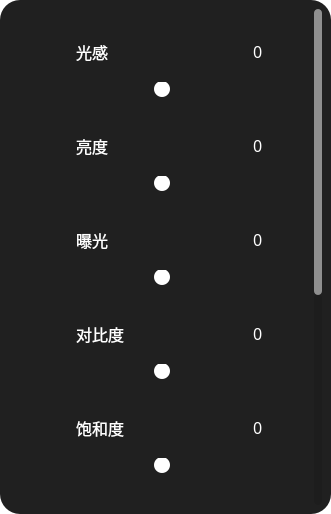
<?xml version="1.0" encoding="UTF-8"?>
<ui version="4.0">
 <class>Form</class>
 <widget class="QWidget" name="Form">
  <property name="geometry">
   <rect>
    <x>0</x>
    <y>0</y>
    <width>331</width>
    <height>514</height>
   </rect>
  </property>
  <property name="windowTitle">
   <string>Form</string>
  </property>
  <property name="styleSheet">
   <string notr="true">background-color: transparent;;</string>
  </property>
  <layout class="QHBoxLayout" name="horizontalLayout">
   <property name="leftMargin">
    <number>0</number>
   </property>
   <property name="topMargin">
    <number>0</number>
   </property>
   <property name="rightMargin">
    <number>0</number>
   </property>
   <property name="bottomMargin">
    <number>0</number>
   </property>
   <item>
    <widget class="QWidget" name="widget_adjust" native="true">
     <property name="styleSheet">
      <string notr="true">QWidget{
	border-radius:20px;
	background-color: rgb(32, 32, 32);
}
QScrollBar:horizontal{
    height:8px;
    background:rgba(0,0,0,0%);
border-radius:4px;

}
QScrollBar::handle:horizontal{
    background:rgba(255,255,255,50%);
border-radius:4px;
}
QScrollBar::handle:horizontal:hover{
    background:rgba(255,255,255,100%);
    min-width:0;
}
QScrollBar::add-line:horizontal{
    height:0px;width:0px;

}
QScrollBar::sub-line:horizontal{
    height:0px;width:0px;

}
QScrollBar::add-line:horizontal:hover{
    height:0px;width:0px;

}
QScrollBar::sub-line:horizontal:hover{
    height:0px;width:0px;

}
QScrollBar::add-page:horizontal,QScrollBar::sub-page:horizontal
{
    background:rgba(0,0,0,10%);
    border-radius:4px;
}

QScrollBar:vertical{
    width:8px;
    background:rgba(0,0,0,0%);

}
QScrollBar::handle:vertical{
    width:0px;
    background:rgba(255,255,255,50%);
    border-radius:4px;
}
QScrollBar::handle:vertical:hover{
    width:0px;
    background:rgba(255,255,255,100%);
    border-radius:4px;
    min-width:20;
}
QScrollBar::add-line:vertical{
    height:0px;width:0px;

}
QScrollBar::sub-line:vertical{
    height:0px;width:0px;

}
QScrollBar::add-line:vertical:hover{
    height:0px;width:0px;

}
QScrollBar::sub-line:vertical:hover{
    height:0px;width:0px;

}
QScrollBar::add-page:vertical,QScrollBar::sub-page:vertical
{
    background:rgba(0,0,0,10%);
    border-radius:4px;
}

 
 
QSlider::add-page:horizontal {
    background-color: qlineargradient(spread: pad, x1: 0, y1: 1, x2: 1, y2: 1,
                                      stop: 0 rgb(100, 100, 100),
                                      stop: 1 rgb(255, 78, 0,));
    border-radius: 4px;
}

QSlider::sub-page:horizontal {
	background-color: qlineargradient(spread: pad, x1: 0, y1: 1, x2: 1, y2: 1,
                                      stop: 0 rgb(51, 151, 255),
                                      stop: 1 rgb(100, 100, 100));
    border-radius: 4px;
}

QSlider::groove:horizontal {
    background: transparent;
    height: 8px;
}

QSlider::handle:horizontal {
    width: 16px;
    height: 18px;
    margin: -4px 0px -4px 0px;
    border-radius: 8px;
    background: white;
}
</string>
     </property>
     <layout class="QHBoxLayout" name="horizontalLayout_18">
      <item>
       <widget class="QScrollArea" name="scrollArea">
        <property name="styleSheet">
         <string notr="true">QScrollArea{
	background-color: transparent;
}</string>
        </property>
        <property name="verticalScrollBarPolicy">
         <enum>Qt::ScrollBarAsNeeded</enum>
        </property>
        <property name="widgetResizable">
         <bool>true</bool>
        </property>
        <widget class="QWidget" name="scrollAreaWidgetContents">
         <property name="geometry">
          <rect>
           <x>0</x>
           <y>0</y>
           <width>301</width>
           <height>870</height>
          </rect>
         </property>
         <layout class="QVBoxLayout" name="verticalLayout_15">
          <item>
           <widget class="QWidget" name="widget_light" native="true">
            <property name="minimumSize">
             <size>
              <width>0</width>
              <height>88</height>
             </size>
            </property>
            <property name="maximumSize">
             <size>
              <width>16777215</width>
              <height>88</height>
             </size>
            </property>
            <layout class="QVBoxLayout" name="verticalLayout_4">
             <item>
              <layout class="QHBoxLayout" name="horizontalLayout_light" stretch="1,4,1">
               <item>
                <widget class="QLabel" name="label_image_light">
                 <property name="minimumSize">
                  <size>
                   <width>30</width>
                   <height>30</height>
                  </size>
                 </property>
                 <property name="styleSheet">
                  <string notr="true">image:url(:/images/icon/bright_light_control_shine_icon.svg)</string>
                 </property>
                 <property name="text">
                  <string/>
                 </property>
                </widget>
               </item>
               <item>
                <widget class="QLabel" name="label_text_light">
                 <property name="minimumSize">
                  <size>
                   <width>90</width>
                   <height>30</height>
                  </size>
                 </property>
                 <property name="font">
                  <font>
                   <family>黑体</family>
                   <pointsize>12</pointsize>
                   <weight>50</weight>
                   <italic>false</italic>
                   <bold>false</bold>
                   <stylestrategy>PreferAntialias</stylestrategy>
                  </font>
                 </property>
                 <property name="styleSheet">
                  <string notr="true">QLabel{
	color:rgb(255, 255, 255);
}</string>
                 </property>
                 <property name="text">
                  <string>光感</string>
                 </property>
                </widget>
               </item>
               <item>
                <widget class="QLabel" name="label_light_perception">
                 <property name="minimumSize">
                  <size>
                   <width>0</width>
                   <height>0</height>
                  </size>
                 </property>
                 <property name="font">
                  <font>
                   <family>黑体</family>
                   <pointsize>12</pointsize>
                   <weight>50</weight>
                   <italic>false</italic>
                   <bold>false</bold>
                   <stylestrategy>PreferAntialias</stylestrategy>
                  </font>
                 </property>
                 <property name="styleSheet">
                  <string notr="true">QLabel{
	color:rgb(255, 255, 255);
}</string>
                 </property>
                 <property name="text">
                  <string>0</string>
                 </property>
                </widget>
               </item>
              </layout>
             </item>
             <item>
              <widget class="QSlider" name="horizontalSlider_light_perception">
               <property name="styleSheet">
                <string notr="true"/>
               </property>
               <property name="minimum">
                <number>-100</number>
               </property>
               <property name="maximum">
                <number>100</number>
               </property>
               <property name="orientation">
                <enum>Qt::Horizontal</enum>
               </property>
              </widget>
             </item>
            </layout>
           </widget>
          </item>
          <item>
           <widget class="QWidget" name="widget_brightness" native="true">
            <property name="minimumSize">
             <size>
              <width>0</width>
              <height>88</height>
             </size>
            </property>
            <property name="maximumSize">
             <size>
              <width>16777215</width>
              <height>88</height>
             </size>
            </property>
            <layout class="QVBoxLayout" name="verticalLayout_5">
             <item>
              <layout class="QHBoxLayout" name="horizontalLayout_brightness" stretch="1,4,1">
               <item>
                <widget class="QLabel" name="label_image_brightness">
                 <property name="minimumSize">
                  <size>
                   <width>30</width>
                   <height>30</height>
                  </size>
                 </property>
                 <property name="styleSheet">
                  <string notr="true">image:url(:/images/icon/brightness_light_icon.svg)</string>
                 </property>
                 <property name="text">
                  <string/>
                 </property>
                </widget>
               </item>
               <item>
                <widget class="QLabel" name="label_text_brightness">
                 <property name="minimumSize">
                  <size>
                   <width>90</width>
                   <height>30</height>
                  </size>
                 </property>
                 <property name="font">
                  <font>
                   <family>黑体</family>
                   <pointsize>12</pointsize>
                   <weight>50</weight>
                   <italic>false</italic>
                   <bold>false</bold>
                   <stylestrategy>PreferAntialias</stylestrategy>
                  </font>
                 </property>
                 <property name="styleSheet">
                  <string notr="true">QLabel{
	color:rgb(255, 255, 255);
}</string>
                 </property>
                 <property name="text">
                  <string>亮度</string>
                 </property>
                </widget>
               </item>
               <item>
                <widget class="QLabel" name="label_brightness">
                 <property name="font">
                  <font>
                   <family>黑体</family>
                   <pointsize>12</pointsize>
                   <weight>50</weight>
                   <italic>false</italic>
                   <bold>false</bold>
                   <stylestrategy>PreferAntialias</stylestrategy>
                  </font>
                 </property>
                 <property name="styleSheet">
                  <string notr="true">QLabel{
	color:rgb(255, 255, 255);
}</string>
                 </property>
                 <property name="text">
                  <string>0</string>
                 </property>
                </widget>
               </item>
              </layout>
             </item>
             <item>
              <widget class="QSlider" name="horizontalSlider_brightness">
               <property name="styleSheet">
                <string notr="true"/>
               </property>
               <property name="minimum">
                <number>-100</number>
               </property>
               <property name="maximum">
                <number>100</number>
               </property>
               <property name="orientation">
                <enum>Qt::Horizontal</enum>
               </property>
              </widget>
             </item>
            </layout>
           </widget>
          </item>
          <item>
           <widget class="QWidget" name="widget_exposure" native="true">
            <property name="minimumSize">
             <size>
              <width>0</width>
              <height>88</height>
             </size>
            </property>
            <property name="maximumSize">
             <size>
              <width>16777215</width>
              <height>88</height>
             </size>
            </property>
            <layout class="QVBoxLayout" name="verticalLayout_14">
             <item>
              <layout class="QHBoxLayout" name="horizontalLayout_exposure" stretch="1,4,1">
               <item>
                <widget class="QLabel" name="label_image_exposure">
                 <property name="minimumSize">
                  <size>
                   <width>30</width>
                   <height>30</height>
                  </size>
                 </property>
                 <property name="styleSheet">
                  <string notr="true">image:url(:/images/icon/exposure_icon.svg)</string>
                 </property>
                 <property name="text">
                  <string/>
                 </property>
                </widget>
               </item>
               <item>
                <widget class="QLabel" name="label_text_exposure">
                 <property name="minimumSize">
                  <size>
                   <width>90</width>
                   <height>30</height>
                  </size>
                 </property>
                 <property name="font">
                  <font>
                   <family>黑体</family>
                   <pointsize>12</pointsize>
                   <weight>50</weight>
                   <italic>false</italic>
                   <bold>false</bold>
                   <stylestrategy>PreferAntialias</stylestrategy>
                  </font>
                 </property>
                 <property name="styleSheet">
                  <string notr="true">QLabel{
	color:rgb(255, 255, 255);
}</string>
                 </property>
                 <property name="text">
                  <string>曝光</string>
                 </property>
                </widget>
               </item>
               <item>
                <widget class="QLabel" name="label_exposure">
                 <property name="font">
                  <font>
                   <family>黑体</family>
                   <pointsize>12</pointsize>
                   <weight>50</weight>
                   <italic>false</italic>
                   <bold>false</bold>
                   <stylestrategy>PreferAntialias</stylestrategy>
                  </font>
                 </property>
                 <property name="styleSheet">
                  <string notr="true">QLabel{
	color:rgb(255, 255, 255);
}</string>
                 </property>
                 <property name="text">
                  <string>0</string>
                 </property>
                </widget>
               </item>
              </layout>
             </item>
             <item>
              <widget class="QSlider" name="horizontalSlider_exposure">
               <property name="styleSheet">
                <string notr="true"/>
               </property>
               <property name="minimum">
                <number>-100</number>
               </property>
               <property name="maximum">
                <number>100</number>
               </property>
               <property name="orientation">
                <enum>Qt::Horizontal</enum>
               </property>
              </widget>
             </item>
            </layout>
           </widget>
          </item>
          <item>
           <widget class="QWidget" name="widget_contrast" native="true">
            <property name="minimumSize">
             <size>
              <width>0</width>
              <height>88</height>
             </size>
            </property>
            <property name="maximumSize">
             <size>
              <width>16777215</width>
              <height>88</height>
             </size>
            </property>
            <layout class="QVBoxLayout" name="verticalLayout_13">
             <item>
              <layout class="QHBoxLayout" name="horizontalLayout_contrast" stretch="1,4,1">
               <item>
                <widget class="QLabel" name="label_image_contrast">
                 <property name="minimumSize">
                  <size>
                   <width>30</width>
                   <height>30</height>
                  </size>
                 </property>
                 <property name="styleSheet">
                  <string notr="true">image:url(:/images/icon/contrast_brightness_setting_icon.svg)</string>
                 </property>
                 <property name="text">
                  <string/>
                 </property>
                </widget>
               </item>
               <item>
                <widget class="QLabel" name="label_text_contrast">
                 <property name="minimumSize">
                  <size>
                   <width>90</width>
                   <height>30</height>
                  </size>
                 </property>
                 <property name="font">
                  <font>
                   <family>黑体</family>
                   <pointsize>12</pointsize>
                   <weight>50</weight>
                   <italic>false</italic>
                   <bold>false</bold>
                   <stylestrategy>PreferAntialias</stylestrategy>
                  </font>
                 </property>
                 <property name="styleSheet">
                  <string notr="true">QLabel{
	color:rgb(255, 255, 255);
}</string>
                 </property>
                 <property name="text">
                  <string>对比度</string>
                 </property>
                </widget>
               </item>
               <item>
                <widget class="QLabel" name="label_contrast">
                 <property name="font">
                  <font>
                   <family>黑体</family>
                   <pointsize>12</pointsize>
                   <weight>50</weight>
                   <italic>false</italic>
                   <bold>false</bold>
                   <stylestrategy>PreferAntialias</stylestrategy>
                  </font>
                 </property>
                 <property name="styleSheet">
                  <string notr="true">QLabel{
	color:rgb(255, 255, 255);
}</string>
                 </property>
                 <property name="text">
                  <string>0</string>
                 </property>
                </widget>
               </item>
              </layout>
             </item>
             <item>
              <widget class="QSlider" name="horizontalSlider_contrast">
               <property name="styleSheet">
                <string notr="true"/>
               </property>
               <property name="minimum">
                <number>-100</number>
               </property>
               <property name="maximum">
                <number>100</number>
               </property>
               <property name="orientation">
                <enum>Qt::Horizontal</enum>
               </property>
              </widget>
             </item>
            </layout>
           </widget>
          </item>
          <item>
           <widget class="QWidget" name="widget_saturation" native="true">
            <property name="minimumSize">
             <size>
              <width>0</width>
              <height>88</height>
             </size>
            </property>
            <property name="maximumSize">
             <size>
              <width>16777215</width>
              <height>88</height>
             </size>
            </property>
            <layout class="QVBoxLayout" name="verticalLayout_12">
             <item>
              <layout class="QHBoxLayout" name="horizontalLayout_saturation" stretch="1,4,1">
               <item>
                <widget class="QLabel" name="label_image_saturation">
                 <property name="minimumSize">
                  <size>
                   <width>30</width>
                   <height>30</height>
                  </size>
                 </property>
                 <property name="styleSheet">
                  <string notr="true">image:url(:/images/icon/bx_tone_icon.svg)</string>
                 </property>
                 <property name="text">
                  <string/>
                 </property>
                </widget>
               </item>
               <item>
                <widget class="QLabel" name="label_text_saturation">
                 <property name="minimumSize">
                  <size>
                   <width>90</width>
                   <height>30</height>
                  </size>
                 </property>
                 <property name="font">
                  <font>
                   <family>黑体</family>
                   <pointsize>12</pointsize>
                   <weight>50</weight>
                   <italic>false</italic>
                   <bold>false</bold>
                   <stylestrategy>PreferAntialias</stylestrategy>
                  </font>
                 </property>
                 <property name="styleSheet">
                  <string notr="true">QLabel{
	color:rgb(255, 255, 255);
}</string>
                 </property>
                 <property name="text">
                  <string>饱和度</string>
                 </property>
                </widget>
               </item>
               <item>
                <widget class="QLabel" name="label_saturation">
                 <property name="font">
                  <font>
                   <family>黑体</family>
                   <pointsize>12</pointsize>
                   <weight>50</weight>
                   <italic>false</italic>
                   <bold>false</bold>
                   <stylestrategy>PreferAntialias</stylestrategy>
                  </font>
                 </property>
                 <property name="styleSheet">
                  <string notr="true">QLabel{
	color:rgb(255, 255, 255);
}</string>
                 </property>
                 <property name="text">
                  <string>0</string>
                 </property>
                </widget>
               </item>
              </layout>
             </item>
             <item>
              <widget class="QSlider" name="horizontalSlider_saturation">
               <property name="styleSheet">
                <string notr="true"/>
               </property>
               <property name="minimum">
                <number>-100</number>
               </property>
               <property name="maximum">
                <number>100</number>
               </property>
               <property name="orientation">
                <enum>Qt::Horizontal</enum>
               </property>
              </widget>
             </item>
            </layout>
           </widget>
          </item>
          <item>
           <widget class="QWidget" name="widget_sharp" native="true">
            <property name="minimumSize">
             <size>
              <width>0</width>
              <height>88</height>
             </size>
            </property>
            <property name="maximumSize">
             <size>
              <width>16777215</width>
              <height>88</height>
             </size>
            </property>
            <layout class="QVBoxLayout" name="verticalLayout_11">
             <item>
              <layout class="QHBoxLayout" name="horizontalLayout_sharp" stretch="1,4,1">
               <item>
                <widget class="QLabel" name="label_image_sharp">
                 <property name="minimumSize">
                  <size>
                   <width>30</width>
                   <height>30</height>
                  </size>
                 </property>
                 <property name="styleSheet">
                  <string notr="true">image:url(:/images/icon/triangle_outline_icon.svg)</string>
                 </property>
                 <property name="text">
                  <string/>
                 </property>
                </widget>
               </item>
               <item>
                <widget class="QLabel" name="label_text_sharp">
                 <property name="minimumSize">
                  <size>
                   <width>90</width>
                   <height>30</height>
                  </size>
                 </property>
                 <property name="font">
                  <font>
                   <family>黑体</family>
                   <pointsize>12</pointsize>
                   <weight>50</weight>
                   <italic>false</italic>
                   <bold>false</bold>
                   <stylestrategy>PreferAntialias</stylestrategy>
                  </font>
                 </property>
                 <property name="styleSheet">
                  <string notr="true">QLabel{
	color:rgb(255, 255, 255);
}</string>
                 </property>
                 <property name="text">
                  <string>锐化</string>
                 </property>
                </widget>
               </item>
               <item>
                <widget class="QLabel" name="label_sharp">
                 <property name="font">
                  <font>
                   <family>黑体</family>
                   <pointsize>12</pointsize>
                   <weight>50</weight>
                   <italic>false</italic>
                   <bold>false</bold>
                   <stylestrategy>PreferAntialias</stylestrategy>
                  </font>
                 </property>
                 <property name="styleSheet">
                  <string notr="true">QLabel{
	color:rgb(255, 255, 255);
}</string>
                 </property>
                 <property name="text">
                  <string>0</string>
                 </property>
                </widget>
               </item>
              </layout>
             </item>
             <item>
              <widget class="QSlider" name="horizontalSlider_sharp">
               <property name="styleSheet">
                <string notr="true"/>
               </property>
               <property name="minimum">
                <number>-100</number>
               </property>
               <property name="maximum">
                <number>100</number>
               </property>
               <property name="orientation">
                <enum>Qt::Horizontal</enum>
               </property>
              </widget>
             </item>
            </layout>
           </widget>
          </item>
          <item>
           <widget class="QWidget" name="widget_smooth" native="true">
            <property name="minimumSize">
             <size>
              <width>0</width>
              <height>88</height>
             </size>
            </property>
            <property name="maximumSize">
             <size>
              <width>16777215</width>
              <height>88</height>
             </size>
            </property>
            <layout class="QVBoxLayout" name="verticalLayout_10">
             <item>
              <layout class="QHBoxLayout" name="horizontalLayout_smooth" stretch="1,4,1">
               <item>
                <widget class="QLabel" name="label_image_smooth">
                 <property name="minimumSize">
                  <size>
                   <width>30</width>
                   <height>30</height>
                  </size>
                 </property>
                 <property name="styleSheet">
                  <string notr="true">image:url(:/images/icon/curve_auto_colon_icon.svg)</string>
                 </property>
                 <property name="text">
                  <string/>
                 </property>
                </widget>
               </item>
               <item>
                <widget class="QLabel" name="label_text_smooth">
                 <property name="minimumSize">
                  <size>
                   <width>90</width>
                   <height>30</height>
                  </size>
                 </property>
                 <property name="font">
                  <font>
                   <family>黑体</family>
                   <pointsize>12</pointsize>
                   <weight>50</weight>
                   <italic>false</italic>
                   <bold>false</bold>
                   <stylestrategy>PreferAntialias</stylestrategy>
                  </font>
                 </property>
                 <property name="styleSheet">
                  <string notr="true">QLabel{
	color:rgb(255, 255, 255);
}</string>
                 </property>
                 <property name="text">
                  <string>平滑</string>
                 </property>
                </widget>
               </item>
               <item>
                <widget class="QLabel" name="label_smooth">
                 <property name="font">
                  <font>
                   <family>黑体</family>
                   <pointsize>12</pointsize>
                   <weight>50</weight>
                   <italic>false</italic>
                   <bold>false</bold>
                   <stylestrategy>PreferAntialias</stylestrategy>
                  </font>
                 </property>
                 <property name="styleSheet">
                  <string notr="true">QLabel{
	color:rgb(255, 255, 255);
}</string>
                 </property>
                 <property name="text">
                  <string>0</string>
                 </property>
                </widget>
               </item>
              </layout>
             </item>
             <item>
              <widget class="QSlider" name="horizontalSlider_smooth">
               <property name="styleSheet">
                <string notr="true"/>
               </property>
               <property name="minimum">
                <number>-100</number>
               </property>
               <property name="maximum">
                <number>100</number>
               </property>
               <property name="orientation">
                <enum>Qt::Horizontal</enum>
               </property>
              </widget>
             </item>
            </layout>
           </widget>
          </item>
          <item>
           <widget class="QWidget" name="widget_temperature" native="true">
            <property name="minimumSize">
             <size>
              <width>0</width>
              <height>88</height>
             </size>
            </property>
            <property name="maximumSize">
             <size>
              <width>16777215</width>
              <height>88</height>
             </size>
            </property>
            <layout class="QVBoxLayout" name="verticalLayout_9">
             <item>
              <layout class="QHBoxLayout" name="horizontalLayout_temperature" stretch="1,4,1">
               <item>
                <widget class="QLabel" name="label_image_temperature">
                 <property name="minimumSize">
                  <size>
                   <width>30</width>
                   <height>30</height>
                  </size>
                 </property>
                 <property name="styleSheet">
                  <string notr="true">image:url(:/images/icon/thermometer_high_icon.svg)</string>
                 </property>
                 <property name="text">
                  <string/>
                 </property>
                </widget>
               </item>
               <item>
                <widget class="QLabel" name="label_text_temperature">
                 <property name="minimumSize">
                  <size>
                   <width>90</width>
                   <height>30</height>
                  </size>
                 </property>
                 <property name="font">
                  <font>
                   <family>黑体</family>
                   <pointsize>12</pointsize>
                   <weight>50</weight>
                   <italic>false</italic>
                   <bold>false</bold>
                   <stylestrategy>PreferAntialias</stylestrategy>
                  </font>
                 </property>
                 <property name="styleSheet">
                  <string notr="true">QLabel{
	color:rgb(255, 255, 255);
}</string>
                 </property>
                 <property name="text">
                  <string>色温</string>
                 </property>
                </widget>
               </item>
               <item>
                <widget class="QLabel" name="label_temperature">
                 <property name="font">
                  <font>
                   <family>黑体</family>
                   <pointsize>12</pointsize>
                   <weight>50</weight>
                   <italic>false</italic>
                   <bold>false</bold>
                   <stylestrategy>PreferAntialias</stylestrategy>
                  </font>
                 </property>
                 <property name="styleSheet">
                  <string notr="true">QLabel{
	color:rgb(255, 255, 255);
}</string>
                 </property>
                 <property name="text">
                  <string>0</string>
                 </property>
                </widget>
               </item>
              </layout>
             </item>
             <item>
              <widget class="QSlider" name="horizontalSlider_temperature">
               <property name="styleSheet">
                <string notr="true"/>
               </property>
               <property name="minimum">
                <number>-100</number>
               </property>
               <property name="maximum">
                <number>100</number>
               </property>
               <property name="orientation">
                <enum>Qt::Horizontal</enum>
               </property>
              </widget>
             </item>
            </layout>
           </widget>
          </item>
          <item>
           <widget class="QWidget" name="widget_tone" native="true">
            <property name="minimumSize">
             <size>
              <width>0</width>
              <height>88</height>
             </size>
            </property>
            <property name="maximumSize">
             <size>
              <width>16777215</width>
              <height>88</height>
             </size>
            </property>
            <layout class="QVBoxLayout" name="verticalLayout_8">
             <item>
              <layout class="QHBoxLayout" name="horizontalLayout_tone" stretch="1,4,1">
               <item>
                <widget class="QLabel" name="label_image_tone">
                 <property name="minimumSize">
                  <size>
                   <width>30</width>
                   <height>30</height>
                  </size>
                 </property>
                 <property name="styleSheet">
                  <string notr="true">image:url(:/images/icon/bx_color_fill_icon.svg)</string>
                 </property>
                 <property name="text">
                  <string/>
                 </property>
                </widget>
               </item>
               <item>
                <widget class="QLabel" name="label_text_tone">
                 <property name="minimumSize">
                  <size>
                   <width>90</width>
                   <height>30</height>
                  </size>
                 </property>
                 <property name="font">
                  <font>
                   <family>黑体</family>
                   <pointsize>12</pointsize>
                   <weight>50</weight>
                   <italic>false</italic>
                   <bold>false</bold>
                   <stylestrategy>PreferAntialias</stylestrategy>
                  </font>
                 </property>
                 <property name="styleSheet">
                  <string notr="true">QLabel{
	color:rgb(255, 255, 255);
}</string>
                 </property>
                 <property name="text">
                  <string>色调</string>
                 </property>
                </widget>
               </item>
               <item>
                <widget class="QLabel" name="label_tone">
                 <property name="font">
                  <font>
                   <family>黑体</family>
                   <pointsize>12</pointsize>
                   <weight>50</weight>
                   <italic>false</italic>
                   <bold>false</bold>
                   <stylestrategy>PreferAntialias</stylestrategy>
                  </font>
                 </property>
                 <property name="styleSheet">
                  <string notr="true">QLabel{
	color:rgb(255, 255, 255);
}</string>
                 </property>
                 <property name="text">
                  <string>0</string>
                 </property>
                </widget>
               </item>
              </layout>
             </item>
             <item>
              <widget class="QSlider" name="horizontalSlider_tone">
               <property name="styleSheet">
                <string notr="true"/>
               </property>
               <property name="minimum">
                <number>-100</number>
               </property>
               <property name="maximum">
                <number>100</number>
               </property>
               <property name="orientation">
                <enum>Qt::Horizontal</enum>
               </property>
              </widget>
             </item>
            </layout>
           </widget>
          </item>
         </layout>
        </widget>
       </widget>
      </item>
     </layout>
    </widget>
   </item>
  </layout>
 </widget>
 <resources>
  <include location="../resources.qrc"/>
 </resources>
 <connections>
  <connection>
   <sender>horizontalSlider_brightness</sender>
   <signal>valueChanged(int)</signal>
   <receiver>label_brightness</receiver>
   <slot>setNum(int)</slot>
   <hints>
    <hint type="sourcelabel">
     <x>301</x>
     <y>312</y>
    </hint>
    <hint type="destinationlabel">
     <x>411</x>
     <y>276</y>
    </hint>
   </hints>
  </connection>
  <connection>
   <sender>horizontalSlider_contrast</sender>
   <signal>valueChanged(int)</signal>
   <receiver>label_contrast</receiver>
   <slot>setNum(int)</slot>
   <hints>
    <hint type="sourcelabel">
     <x>301</x>
     <y>502</y>
    </hint>
    <hint type="destinationlabel">
     <x>411</x>
     <y>466</y>
    </hint>
   </hints>
  </connection>
  <connection>
   <sender>horizontalSlider_exposure</sender>
   <signal>valueChanged(int)</signal>
   <receiver>label_exposure</receiver>
   <slot>setNum(int)</slot>
   <hints>
    <hint type="sourcelabel">
     <x>301</x>
     <y>407</y>
    </hint>
    <hint type="destinationlabel">
     <x>411</x>
     <y>371</y>
    </hint>
   </hints>
  </connection>
  <connection>
   <sender>horizontalSlider_light_perception</sender>
   <signal>valueChanged(int)</signal>
   <receiver>label_light_perception</receiver>
   <slot>setNum(int)</slot>
   <hints>
    <hint type="sourcelabel">
     <x>301</x>
     <y>217</y>
    </hint>
    <hint type="destinationlabel">
     <x>411</x>
     <y>181</y>
    </hint>
   </hints>
  </connection>
  <connection>
   <sender>horizontalSlider_saturation</sender>
   <signal>valueChanged(int)</signal>
   <receiver>label_saturation</receiver>
   <slot>setNum(int)</slot>
   <hints>
    <hint type="sourcelabel">
     <x>301</x>
     <y>597</y>
    </hint>
    <hint type="destinationlabel">
     <x>411</x>
     <y>561</y>
    </hint>
   </hints>
  </connection>
  <connection>
   <sender>horizontalSlider_sharp</sender>
   <signal>valueChanged(int)</signal>
   <receiver>label_sharp</receiver>
   <slot>setNum(int)</slot>
   <hints>
    <hint type="sourcelabel">
     <x>301</x>
     <y>314</y>
    </hint>
    <hint type="destinationlabel">
     <x>411</x>
     <y>278</y>
    </hint>
   </hints>
  </connection>
  <connection>
   <sender>horizontalSlider_smooth</sender>
   <signal>valueChanged(int)</signal>
   <receiver>label_smooth</receiver>
   <slot>setNum(int)</slot>
   <hints>
    <hint type="sourcelabel">
     <x>301</x>
     <y>409</y>
    </hint>
    <hint type="destinationlabel">
     <x>411</x>
     <y>373</y>
    </hint>
   </hints>
  </connection>
  <connection>
   <sender>horizontalSlider_temperature</sender>
   <signal>valueChanged(int)</signal>
   <receiver>label_temperature</receiver>
   <slot>setNum(int)</slot>
   <hints>
    <hint type="sourcelabel">
     <x>301</x>
     <y>504</y>
    </hint>
    <hint type="destinationlabel">
     <x>411</x>
     <y>468</y>
    </hint>
   </hints>
  </connection>
  <connection>
   <sender>horizontalSlider_tone</sender>
   <signal>valueChanged(int)</signal>
   <receiver>label_tone</receiver>
   <slot>setNum(int)</slot>
   <hints>
    <hint type="sourcelabel">
     <x>301</x>
     <y>599</y>
    </hint>
    <hint type="destinationlabel">
     <x>411</x>
     <y>563</y>
    </hint>
   </hints>
  </connection>
 </connections>
</ui>
